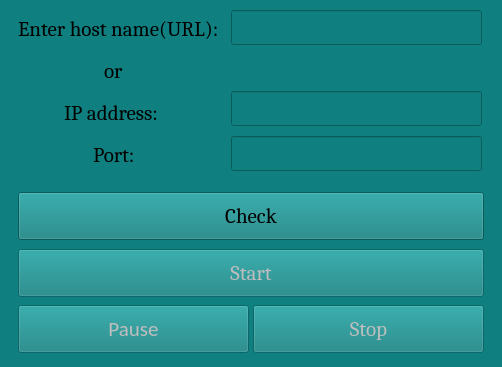
<?xml version="1.0" encoding="UTF-8"?>
<ui version="4.0">
 <class>MainWindow</class>
 <widget class="QMainWindow" name="MainWindow">
  <property name="geometry">
   <rect>
    <x>0</x>
    <y>0</y>
    <width>502</width>
    <height>367</height>
   </rect>
  </property>
  <property name="minimumSize">
   <size>
    <width>502</width>
    <height>367</height>
   </size>
  </property>
  <property name="maximumSize">
   <size>
    <width>502</width>
    <height>367</height>
   </size>
  </property>
  <property name="font">
   <font>
    <family>Cambria</family>
    <pointsize>16</pointsize>
   </font>
  </property>
  <property name="windowTitle">
   <string>DDOS Attack</string>
  </property>
  <property name="autoFillBackground">
   <bool>false</bool>
  </property>
  <property name="styleSheet">
   <string notr="true">background: rgb(15, 127, 127)</string>
  </property>
  <widget class="QWidget" name="centralwidget">
   <widget class="QLineEdit" name="URL_address">
    <property name="geometry">
     <rect>
      <x>231</x>
      <y>10</y>
      <width>251</width>
      <height>35</height>
     </rect>
    </property>
    <property name="minimumSize">
     <size>
      <width>251</width>
      <height>35</height>
     </size>
    </property>
    <property name="maximumSize">
     <size>
      <width>16777120</width>
      <height>16777167</height>
     </size>
    </property>
    <property name="font">
     <font>
      <family>Cambria</family>
      <pointsize>16</pointsize>
     </font>
    </property>
    <property name="text">
     <string/>
    </property>
   </widget>
   <widget class="QLabel" name="URL_label">
    <property name="geometry">
     <rect>
      <x>18</x>
      <y>18</y>
      <width>211</width>
      <height>22</height>
     </rect>
    </property>
    <property name="font">
     <font>
      <family>Cambria</family>
      <pointsize>16</pointsize>
     </font>
    </property>
    <property name="text">
     <string>Enter host name(URL):</string>
    </property>
   </widget>
   <widget class="QLabel" name="or_label">
    <property name="geometry">
     <rect>
      <x>104</x>
      <y>60</y>
      <width>26</width>
      <height>22</height>
     </rect>
    </property>
    <property name="font">
     <font>
      <family>Cambria</family>
      <pointsize>16</pointsize>
     </font>
    </property>
    <property name="text">
     <string>or</string>
    </property>
   </widget>
   <widget class="QLabel" name="IP_address_label">
    <property name="geometry">
     <rect>
      <x>64</x>
      <y>102</y>
      <width>105</width>
      <height>22</height>
     </rect>
    </property>
    <property name="font">
     <font>
      <family>Cambria</family>
      <pointsize>16</pointsize>
     </font>
    </property>
    <property name="text">
     <string>IP address:</string>
    </property>
   </widget>
   <widget class="QLineEdit" name="IP_address">
    <property name="geometry">
     <rect>
      <x>231</x>
      <y>91</y>
      <width>251</width>
      <height>35</height>
     </rect>
    </property>
    <property name="font">
     <font>
      <family>Cambria</family>
      <pointsize>16</pointsize>
     </font>
    </property>
    <property name="text">
     <string/>
    </property>
   </widget>
   <widget class="QLabel" name="Port_label">
    <property name="geometry">
     <rect>
      <x>93</x>
      <y>144</y>
      <width>47</width>
      <height>22</height>
     </rect>
    </property>
    <property name="font">
     <font>
      <family>Cambria</family>
      <pointsize>16</pointsize>
     </font>
    </property>
    <property name="text">
     <string>Port:</string>
    </property>
   </widget>
   <widget class="QLineEdit" name="Port">
    <property name="geometry">
     <rect>
      <x>231</x>
      <y>136</y>
      <width>251</width>
      <height>35</height>
     </rect>
    </property>
    <property name="font">
     <font>
      <family>Cambria</family>
      <pointsize>16</pointsize>
     </font>
    </property>
   </widget>
   <widget class="QPushButton" name="start_button">
    <property name="enabled">
     <bool>false</bool>
    </property>
    <property name="geometry">
     <rect>
      <x>18</x>
      <y>249</y>
      <width>466</width>
      <height>48</height>
     </rect>
    </property>
    <property name="font">
     <font>
      <family>Cambria</family>
      <pointsize>16</pointsize>
     </font>
    </property>
    <property name="text">
     <string>Start</string>
    </property>
   </widget>
   <widget class="QPushButton" name="pause_continue_button">
    <property name="enabled">
     <bool>false</bool>
    </property>
    <property name="geometry">
     <rect>
      <x>18</x>
      <y>305</y>
      <width>231</width>
      <height>48</height>
     </rect>
    </property>
    <property name="font">
     <font>
      <family>Calibri</family>
      <pointsize>16</pointsize>
     </font>
    </property>
    <property name="text">
     <string>Pause</string>
    </property>
   </widget>
   <widget class="QPushButton" name="stop_button">
    <property name="enabled">
     <bool>false</bool>
    </property>
    <property name="geometry">
     <rect>
      <x>253</x>
      <y>305</y>
      <width>231</width>
      <height>48</height>
     </rect>
    </property>
    <property name="font">
     <font>
      <family>Cambria</family>
      <pointsize>16</pointsize>
     </font>
    </property>
    <property name="text">
     <string>Stop</string>
    </property>
   </widget>
   <widget class="QPushButton" name="check_button">
    <property name="geometry">
     <rect>
      <x>18</x>
      <y>192</y>
      <width>466</width>
      <height>48</height>
     </rect>
    </property>
    <property name="font">
     <font>
      <family>Cambria</family>
      <pointsize>16</pointsize>
      <weight>50</weight>
      <bold>false</bold>
     </font>
    </property>
    <property name="text">
     <string>Check</string>
    </property>
   </widget>
  </widget>
 </widget>
 <resources/>
 <connections/>
</ui>
